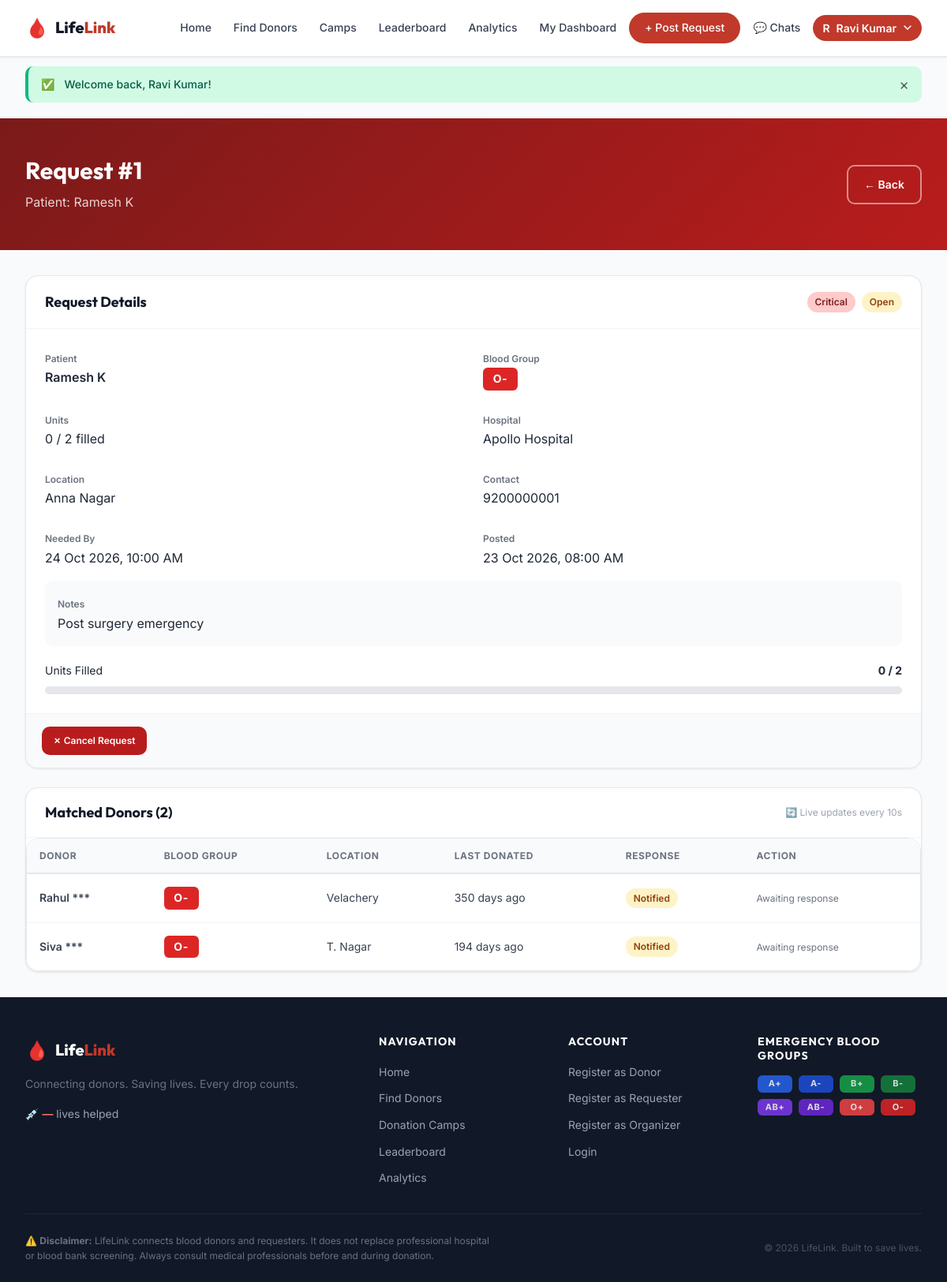
The app's page /pages/requester/request_detail.php?id=1 (signed in) with its own data.
### tables this page shows
CREATE TABLE IF NOT EXISTS requests (
    id              INT UNSIGNED AUTO_INCREMENT PRIMARY KEY,
    requester_id    INT UNSIGNED NOT NULL,
    patient_name    VARCHAR(100) NOT NULL,
    blood_group     ENUM('A+','A-','B+','B-','AB+','AB-','O+','O-') NOT NULL,
    units_needed    TINYINT UNSIGNED NOT NULL DEFAULT 1,
    units_accepted  TINYINT UNSIGNED NOT NULL DEFAULT 0,
    hospital        VARCHAR(200) NOT NULL,
    area_id         INT UNSIGNED NULL DEFAULT NULL,
     
    lat             DECIMAL(9,6) NULL DEFAULT NULL,
    lng             DECIMAL(9,6) NULL DEFAULT NULL,
    city            VARCHAR(100) NULL DEFAULT NULL,
    state           VARCHAR(100) NULL DEFAULT NULL,
    country         VARCHAR(100) NULL DEFAULT NULL,
    urgency         ENUM('Critical','Within 24 hours','Planned') NOT NULL DEFAULT 'Planned',
    contact_phone   VARCHAR(20) NOT NULL,
    needed_by       DATETIME NOT NULL,
    status          ENUM('Open','Donor Found','Fulfilled','Expired','Cancelled') NOT NULL DEFAULT 'Open',
    created_at      DATETIME NOT NULL DEFAULT CURRENT_TIMESTAMP,
    expires_at      DATETIME NULL,
    escalated_at    DATETIME NULL,
    wave            TINYINT UNSIGNED NOT NULL DEFAULT 0,
    wave_notified_at DATETIME NULL,
    notes           TEXT NULL,
    FOREIGN KEY (requester_id) REFERENCES users(id),
    FOREIGN KEY (area_id)      REFERENCES areas(id) ON DELETE SET NULL,
    INDEX idx_status      (status),
    INDEX idx_blood_group (blood_group),
    INDEX idx_urgency     (urgency),
    INDEX idx_created     (created_at),
    INDEX idx_requester   (requester_id),
    INDEX idx_req_lat_lng (lat, lng)
);

CREATE TABLE IF NOT EXISTS responses (
    id           INT UNSIGNED AUTO_INCREMENT PRIMARY KEY,
    request_id   INT UNSIGNED NOT NULL,
    donor_id     INT UNSIGNED NOT NULL,
    status       ENUM('notified','accepted','declined','donated') NOT NULL DEFAULT 'notified',
    responded_at DATETIME NULL,
    wave         TINYINT UNSIGNED NOT NULL DEFAULT 1,
    UNIQUE KEY uq_request_donor (request_id, donor_id),
    FOREIGN KEY (request_id) REFERENCES requests(id) ON DELETE CASCADE,
    FOREIGN KEY (donor_id)   REFERENCES users(id)    ON DELETE CASCADE,
    INDEX idx_donor_status (donor_id, status),
    INDEX idx_req_status   (request_id, status)
);

CREATE TABLE IF NOT EXISTS users (
    id                   INT UNSIGNED AUTO_INCREMENT PRIMARY KEY,
    name                 VARCHAR(100)  NOT NULL,
    email                VARCHAR(150)  NOT NULL,
    phone                VARCHAR(20)   NOT NULL,
    password_hash        VARCHAR(255)  NOT NULL,
    role                 ENUM('donor','requester','organizer','organization','admin') NOT NULL DEFAULT 'donor',
    status               ENUM('unverified','pending','active','blocked') NOT NULL DEFAULT 'unverified',
    login_attempts       TINYINT UNSIGNED NOT NULL DEFAULT 0,
    locked_until         DATETIME NULL,
    email_token          VARCHAR(64)   NULL DEFAULT NULL,
    email_token_expires  DATETIME      NULL DEFAULT NULL,
     
    lat                  DECIMAL(9,6)  NULL DEFAULT NULL,
    lng                  DECIMAL(9,6)  NULL DEFAULT NULL,
    city                 VARCHAR(100)  NULL DEFAULT NULL,
    state                VARCHAR(100)  NULL DEFAULT NULL,
    country              VARCHAR(100)  NULL DEFAULT NULL,
    location_source      ENUM('gps','manual','geocoded') NULL DEFAULT NULL,
    location_updated_at  DATETIME      NULL DEFAULT NULL,
    location_consent     TINYINT(1)    NOT NULL DEFAULT 0,
    location_incomplete  TINYINT(1)    NOT NULL DEFAULT 0,
    notify_email         TINYINT(1)    NOT NULL DEFAULT 1,
    created_at           DATETIME      NOT NULL DEFAULT CURRENT_TIMESTAMP,
    UNIQUE KEY uq_email         (email),
    INDEX idx_role              (role),
    INDEX idx_status            (status),
    INDEX idx_lat_lng           (lat, lng),
    INDEX idx_country_state_city(country, state, city),
    INDEX idx_email_token       (email_token)
);

CREATE TABLE IF NOT EXISTS donors (
    user_id               INT UNSIGNED NOT NULL PRIMARY KEY,
    blood_group           ENUM('A+','A-','B+','B-','AB+','AB-','O+','O-') NOT NULL,
    gender                ENUM('male','female','other') NOT NULL,
    dob                   DATE NOT NULL,
    area_id               INT UNSIGNED NULL DEFAULT NULL,
    last_donation_date    DATE NULL,
    is_available          TINYINT(1) NOT NULL DEFAULT 1,
    verified              TINYINT(1) NOT NULL DEFAULT 0,
    reminder_sent_for     DATE NULL,
    weight                DECIMAL(5,2) NULL,
     
    lat                   DECIMAL(9,6) NULL DEFAULT NULL,
    lng                   DECIMAL(9,6) NULL DEFAULT NULL,
    location_consent      TINYINT(1) NOT NULL DEFAULT 0,
    location_reminder_sent TINYINT(1) NOT NULL DEFAULT 0,
     
    daily_alerts_sent     TINYINT UNSIGNED NOT NULL DEFAULT 0,
    daily_alert_date      DATE NULL DEFAULT NULL,
    total_alerts          INT UNSIGNED NOT NULL DEFAULT 0,
    total_accepted        INT UNSIGNED NOT NULL DEFAULT 0,
    ignored_streak        TINYINT UNSIGNED NOT NULL DEFAULT 0,
    FOREIGN KEY (user_id) REFERENCES users(id) ON DELETE CASCADE,
    FOREIGN KEY (area_id) REFERENCES areas(id) ON DELETE SET NULL,
    INDEX idx_blood_group  (blood_group),
    INDEX idx_area         (area_id),
    INDEX idx_available    (is_available),
    INDEX idx_donor_lat_lng(lat, lng),
    INDEX idx_donor_avail  (is_available, verified)
);

### pages/requester/request_detail.php (the view, shortened to what the rows shown need)
<?php
require_once __DIR__ . '/../../includes/helpers.php';
$db     = getDB();
$userId = currentUserId();
$id = (int)($_GET['id'] ?? 0);
$stmt = $db->prepare(
    'SELECT r.*, COALESCE(r.city, a.name) AS location_label, a.name AS area_name
     FROM requests r
     LEFT JOIN areas a ON a.id = r.area_id
     WHERE r.id = ? AND r.requester_id = ?'
);
$stmt->execute([$id, $userId]);
$stmt->execute([$id, $userId]);
$req = $stmt->fetch();
$responses = $db->prepare(
    "SELECT resp.id AS resp_id, resp.status, resp.responded_at,
            u.id AS user_id, u.name,
            d.blood_group,
            COALESCE(u.city, a.name, 'Unknown') AS location_label,
            u.city AS donor_city,
            DATEDIFF(CURDATE(), d.last_donation_date) AS days_since_donation,
            ROUND(d.lat, 3) AS lat_pub, ROUND(d.lng, 3) AS lng_pub
     FROM responses resp
     JOIN users u ON u.id = resp.donor_id
     JOIN donors d ON d.user_id = resp.donor_id
     LEFT JOIN areas a ON a.id = d.area_id
     WHERE resp.request_id = ?
     ORDER BY FIELD(resp.status,'accepted','donated','notified','declined'), resp.responded_at"
);
$responses->execute([$id]);
$donorResponses = $responses->fetchAll();
$convMap = [];
require __DIR__ . '/../../includes/header.php';
?>
<div class="page-header">
    <div class="container">
        <div style="display:flex;align-items:center;justify-content:space-between;flex-wrap:wrap;gap:var(--space-4)">
            <div>
                <h1>Request #<?= $id ?></h1>
                <p>Patient: <?= e($req['patient_name']) ?></p>
            </div>
        </div>
    </div>
</div>
<section class="section-sm">
    <div class="container">
        <div style="display:grid;gap:var(--space-6);grid-template-columns:1fr;">
            <div class="card">
                <div class="card-header">
                    <h2 style="font-size:var(--text-lg)">Request Details</h2>
                    <div style="display:flex;gap:var(--space-2)">
                        <span class="status-badge <?= urgencyClass($req['urgency']) ?>"><?= e($req['urgency']) ?></span>
                        <span class="status-badge <?= statusClass($req['status']) ?>"><?= e($req['status']) ?></span>
                    </div>
                </div>
                <div class="card-body">
                    <div class="grid-2 gap-4">
                        <div><label class="text-xs text-muted">Patient</label><p style="font-weight:600"><?= e($req['patient_name']) ?></p></div>
                        <div><label class="text-xs text-muted">Blood Group</label><p><span class="blood-badge <?= bloodGroupBadgeClass($req['blood_group']) ?>"><?= e($req['blood_group']) ?></span></p></div>
                        <div><label class="text-xs text-muted">Units</label><p><?= (int)$req['units_accepted'] ?> / <?= (int)$req['units_needed'] ?> filled</p></div>
                        <div><label class="text-xs text-muted">Hospital</label><p><?= e($req['hospital']) ?></p></div>
                        <div><label class="text-xs text-muted">Contact</label><p><?= e($req['contact_phone']) ?></p></div>
                        <div><label class="text-xs text-muted">Needed By</label><p><?= formatDateTime($req['needed_by']) ?></p></div>
                        <div><label class="text-xs text-muted">Posted</label><p><?= formatDateTime($req['created_at']) ?></p></div>
                    </div>
                    <?php if ($req['notes']): ?>
                        <div style="margin-top:var(--space-4);padding:var(--space-4);background:var(--gray-50);border-radius:var(--radius-md)">
                            <label class="text-xs text-muted">Notes</label>
                            <p><?= e($req['notes']) ?></p>
                        </div>
                    <?php endif; ?>
                    <div style="margin-top:var(--space-5)">
                        <div style="display:flex;justify-content:space-between;font-size:var(--text-sm);margin-bottom:var(--space-2)">
                            <span>Units Filled</span>
                            <strong><?= (int)$req['units_accepted'] ?> / <?= (int)$req['units_needed'] ?></strong>
                        </div>
                    </div>
                </div>
            </div>
            <div class="card" id="donorListCard">
                <div class="card-header">
                    <h2 style="font-size:var(--text-lg)">Matched Donors (<span id="donorCount"><?= count($donorResponses) ?></span>)</h2>
                </div>
                <div id="donorList">
                <?php if (empty($donorResponses)): ?>
                    <div class="empty-state" style="padding:var(--space-8)">
                        <div class="empty-icon">👤</div>
                        <h3>No Donors Notified Yet</h3>
                        <p>We're searching for compatible donors. Check back soon.</p>
                    </div>
                <?php else: ?>
                    <div class="table-wrapper">
                        <table>
                            <thead><tr>
                                <th>Donor</th>
                                <th>Blood Group</th>
                                <th>Location</th>
                                <th>Last Donated</th>
                                <th>Response</th>
                                <th>Action</th>
                            </tr></thead>
                            <tbody>
                            <?php foreach ($donorResponses as $dr): ?>
                            <tr>
                                <td>
                                    <div style="font-weight:600">
                                        <?= $dr['status'] === 'accepted' || $dr['status'] === 'donated'
                                            ? e($dr['name'])
                                            : e(explode(' ', $dr['name'])[0]) . ' ***' ?>
                                    </div>
                                </td>
                                <td><span class="blood-badge <?= bloodGroupBadgeClass($dr['blood_group']) ?>"><?= e($dr['blood_group']) ?></span></td>
                                <td><?= e($dr['location_label']) ?></td>
                                <td><?= $dr['days_since_donation'] ? $dr['days_since_donation'] . ' days ago' : 'Never' ?></td>
                                <td>
                                    <span class="status-badge <?= $dr['status'] === 'accepted' ? 'status-found' : ($dr['status'] === 'donated' ? 'status-fulfilled' : ($dr['status'] === 'declined' ? 'status-cancelled' : 'status-open')) ?>">
                                        <?= e(ucfirst($dr['status'])) ?>
                                    </span>
                                </td>
                                <td style="white-space:nowrap">
                                    <?php if ($dr['status'] === 'accepted' && in_array($req['status'], ['Open','Donor Found'])): ?>
                                        <?php
                                        $convId = $convMap[$dr['user_id']] ?? null;
                                        ?>
                                        <?php if ($convId): ?>
                                            <a href="<?= APP_URL ?>/pages/chat.php?conv=<?= (int)$convId ?>" class="btn btn-primary btn-sm" style="margin-bottom:4px">💬 Chat</a>
                                        <?php endif; ?>
                                        <form method="POST" style="display:inline">
                                            <?= csrfField() ?>
                                            <input type="hidden" name="action" value="confirm_donation">
                                            <input type="hidden" name="donor_id" value="<?= (int)$dr['user_id'] ?>">
                                            <input type="hidden" name="response_id" value="<?= (int)$dr['resp_id'] ?>">
                                            <button type="submit" class="btn btn-success btn-sm"
                                                    data-confirm="Confirm that <?= e(explode(' ', $dr['name'])[0]) ?> donated blood?">
                                                ✅ Confirm Donation
                                            </button>
                                        </form>
                                    <?php elseif ($dr['status'] === 'donated'): ?>
                                        <span style="color:var(--green);font-weight:600">✅ Donated</span>
                                    <?php elseif ($dr['status'] === 'declined'): ?>
                                        <span class="text-muted text-xs">Declined</span>
                                    <?php else: ?>
                                        <span class="text-muted text-xs">Awaiting response</span>
                                    <?php endif; ?>
                                </td>
                            </tr>
                            <?php endforeach; ?>
                            </tbody>
                        </table>
                    </div>
                <?php endif; ?>
                </div>
            </div>
        </div>
    </div>
</section>
<?php require __DIR__ . '/../../includes/footer.php'; ?>

### records on screen
requests: patient_name "Ramesh K", urgency "Critical", status "Open", blood_group "O-", units_accepted "0", units_needed "2", hospital "Apollo Hospital", contact_phone "9200000001", needed_by "24 Oct 2026, 10:00 AM", created_at "23 Oct 2026, 08:00 AM", notes "Post surgery emergency"
responses: donor.name "Rahul", donors.blood_group "O-", location_label "Velachery", days_since_donation "350", status "Notified", shows "Awaiting response"
responses: donor.name "Siva", donors.blood_group "O-", location_label "T. Nagar", days_since_donation "194", status "Notified", shows "Awaiting response"

### other values on screen
substr($userName, 0, 1) "R"
$userName "Ravi Kumar"
$successMsg "Welcome back, Ravi Kumar!"
$id "1"
$req['location_label'] "Anna Nagar"
count($donorResponses) "2"
$g "A+"
$g "A-"
$g "B+"
$g "B-"
$g "AB+"
$g "AB-"
$g "O+"
$g "O-"
APP_NAME "LifeLink"
